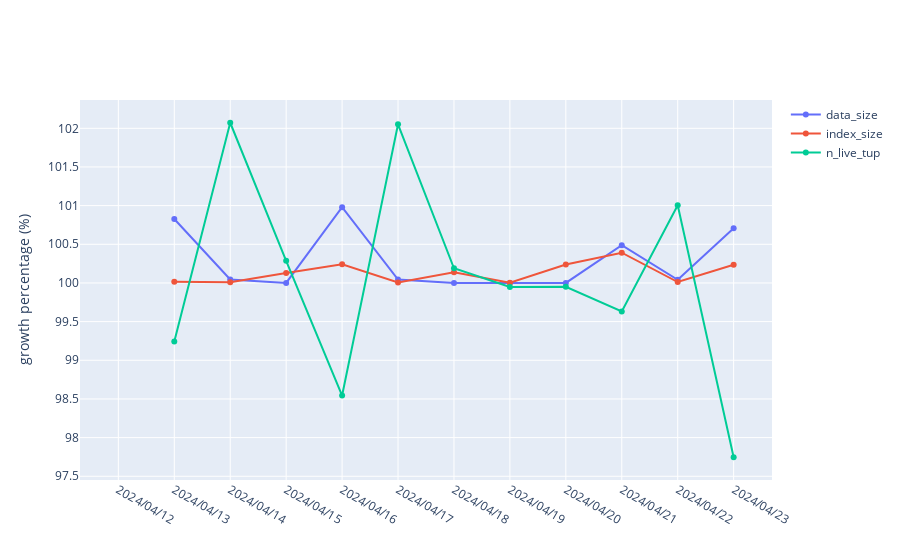

Notebook cell for this chart:
### Code cell
f = scatters(diff_df, ['data_size', 'index_size', 'n_live_tup'])
f

### Figure 1 — Plotly figure (JSON) as saved in the notebook; plotly's stock layout.template omitted (floating-point values rounded to 4 significant figures)
{"data": [{"name": "data_size", "type": "scatter", "x": ["2024/04/12", "2024/04/13", "2024/04/14", "2024/04/15", "2024/04/16", "2024/04/17", "2024/04/18", "2024/04/19", "2024/04/20", "2024/04/21", "2024/04/22", "2024/04/23"], "y": [null, 100.8, 100.0, 100, 101.0, 100.0, 100, 100, 100, 100.5, 100.0, 100.7]}, {"name": "index_size", "type": "scatter", "x": ["2024/04/12", "2024/04/13", "2024/04/14", "2024/04/15", "2024/04/16", "2024/04/17", "2024/04/18", "2024/04/19", "2024/04/20", "2024/04/21", "2024/04/22", "2024/04/23"], "y": [null, 100.0, 100.0, 100.1, 100.2, 100.0, 100.1, 100.0, 100.2, 100.4, 100.0, 100.2]}, {"name": "n_live_tup", "type": "scatter", "x": ["2024/04/12", "2024/04/13", "2024/04/14", "2024/04/15", "2024/04/16", "2024/04/17", "2024/04/18", "2024/04/19", "2024/04/20", "2024/04/21", "2024/04/22", "2024/04/23"], "y": [null, 99.24, 102.1, 100.3, 98.54, 102.1, 100.2, 99.95, 99.95, 99.63, 101.0, 97.75]}], "layout": {"yaxis": {"side": "left", "title": {"text": "growth percentage (%)"}}}}
